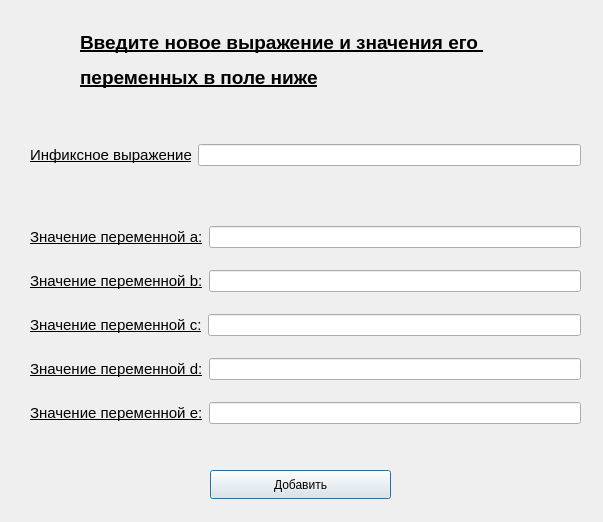
<?xml version="1.0" encoding="UTF-8"?>
<ui version="4.0">
 <class>addExpression</class>
 <widget class="QDialog" name="addExpression">
  <property name="geometry">
   <rect>
    <x>0</x>
    <y>0</y>
    <width>603</width>
    <height>522</height>
   </rect>
  </property>
  <property name="windowTitle">
   <string>Dialog</string>
  </property>
  <widget class="QLabel" name="label">
   <property name="geometry">
    <rect>
     <x>80</x>
     <y>20</y>
     <width>531</width>
     <height>81</height>
    </rect>
   </property>
   <property name="text">
    <string>&lt;html&gt;&lt;head/&gt;&lt;body&gt;&lt;p&gt;&lt;span style=&quot; font-size:14pt; font-weight:700; text-decoration: underline;&quot;&gt;Введите новое выражение и значения его &lt;/span&gt;&lt;/p&gt;&lt;p&gt;&lt;span style=&quot; font-size:14pt; font-weight:700; text-decoration: underline;&quot;&gt;переменных в поле ниже&lt;/span&gt;&lt;/p&gt;&lt;/body&gt;&lt;/html&gt;</string>
   </property>
  </widget>
  <widget class="QPushButton" name="pushButton_saveData">
   <property name="geometry">
    <rect>
     <x>210</x>
     <y>470</y>
     <width>181</width>
     <height>29</height>
    </rect>
   </property>
   <property name="text">
    <string>Добавить</string>
   </property>
  </widget>
  <widget class="QWidget" name="layoutWidget">
   <property name="geometry">
    <rect>
     <x>30</x>
     <y>140</y>
     <width>551</width>
     <height>30</height>
    </rect>
   </property>
   <layout class="QHBoxLayout" name="horizontalLayout">
    <item>
     <widget class="QLabel" name="label_2">
      <property name="text">
       <string>&lt;html&gt;&lt;head/&gt;&lt;body&gt;&lt;p&gt;&lt;span style=&quot; font-size:11pt; text-decoration: underline;&quot;&gt;Инфиксное выражение&lt;/span&gt;&lt;/p&gt;&lt;/body&gt;&lt;/html&gt;</string>
      </property>
     </widget>
    </item>
    <item>
     <widget class="QLineEdit" name="newInfixExpr"/>
    </item>
   </layout>
  </widget>
  <widget class="QWidget" name="layoutWidget">
   <property name="geometry">
    <rect>
     <x>30</x>
     <y>210</y>
     <width>551</width>
     <height>231</height>
    </rect>
   </property>
   <layout class="QVBoxLayout" name="verticalLayout">
    <item>
     <layout class="QHBoxLayout" name="horizontalLayout_2">
      <item>
       <widget class="QLabel" name="label_3">
        <property name="text">
         <string>&lt;html&gt;&lt;head/&gt;&lt;body&gt;&lt;p&gt;&lt;span style=&quot; font-size:11pt; text-decoration: underline;&quot;&gt;Значение переменной а:&lt;/span&gt;&lt;/p&gt;&lt;/body&gt;&lt;/html&gt;</string>
        </property>
       </widget>
      </item>
      <item>
       <widget class="QLineEdit" name="lineEdit_a"/>
      </item>
     </layout>
    </item>
    <item>
     <layout class="QHBoxLayout" name="horizontalLayout_3">
      <item>
       <widget class="QLabel" name="label_4">
        <property name="text">
         <string>&lt;html&gt;&lt;head/&gt;&lt;body&gt;&lt;p&gt;&lt;span style=&quot; font-size:11pt; text-decoration: underline;&quot;&gt;Значение переменной b:&lt;/span&gt;&lt;/p&gt;&lt;/body&gt;&lt;/html&gt;</string>
        </property>
       </widget>
      </item>
      <item>
       <widget class="QLineEdit" name="lineEdit_b"/>
      </item>
     </layout>
    </item>
    <item>
     <layout class="QHBoxLayout" name="horizontalLayout_4">
      <item>
       <widget class="QLabel" name="label_5">
        <property name="text">
         <string>&lt;html&gt;&lt;head/&gt;&lt;body&gt;&lt;p&gt;&lt;span style=&quot; font-size:11pt; text-decoration: underline;&quot;&gt;Значение переменной c:&lt;/span&gt;&lt;/p&gt;&lt;/body&gt;&lt;/html&gt;</string>
        </property>
       </widget>
      </item>
      <item>
       <widget class="QLineEdit" name="lineEdit_c"/>
      </item>
     </layout>
    </item>
    <item>
     <layout class="QHBoxLayout" name="horizontalLayout_5">
      <item>
       <widget class="QLabel" name="label_6">
        <property name="text">
         <string>&lt;html&gt;&lt;head/&gt;&lt;body&gt;&lt;p&gt;&lt;span style=&quot; font-size:11pt; text-decoration: underline;&quot;&gt;Значение переменной d:&lt;/span&gt;&lt;/p&gt;&lt;/body&gt;&lt;/html&gt;</string>
        </property>
       </widget>
      </item>
      <item>
       <widget class="QLineEdit" name="lineEdit_d"/>
      </item>
     </layout>
    </item>
    <item>
     <layout class="QHBoxLayout" name="horizontalLayout_6">
      <item>
       <widget class="QLabel" name="label_7">
        <property name="text">
         <string>&lt;html&gt;&lt;head/&gt;&lt;body&gt;&lt;p&gt;&lt;span style=&quot; font-size:11pt; text-decoration: underline;&quot;&gt;Значение переменной e:&lt;/span&gt;&lt;/p&gt;&lt;/body&gt;&lt;/html&gt;</string>
        </property>
       </widget>
      </item>
      <item>
       <widget class="QLineEdit" name="lineEdit_e"/>
      </item>
     </layout>
    </item>
   </layout>
  </widget>
 </widget>
 <resources/>
 <connections/>
</ui>
